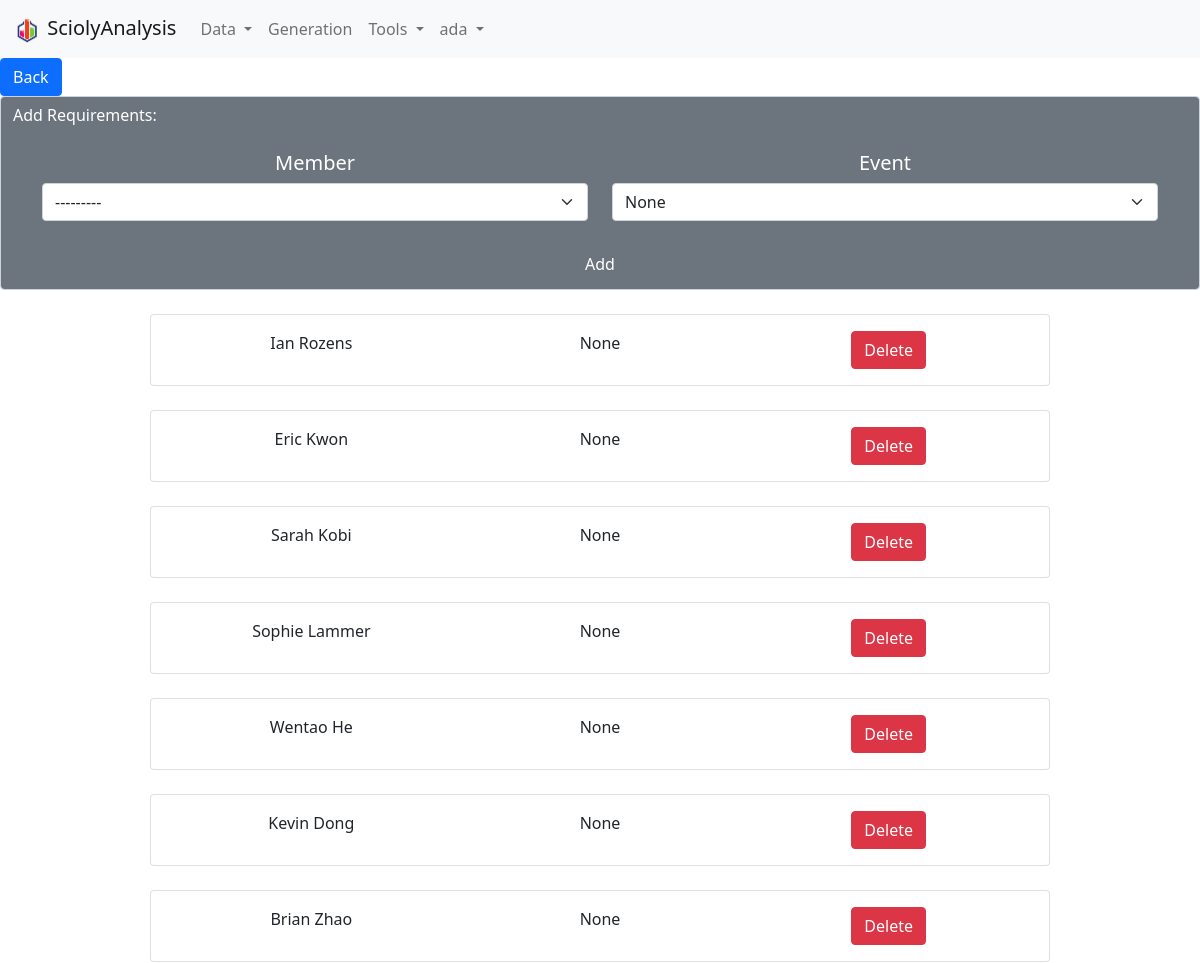
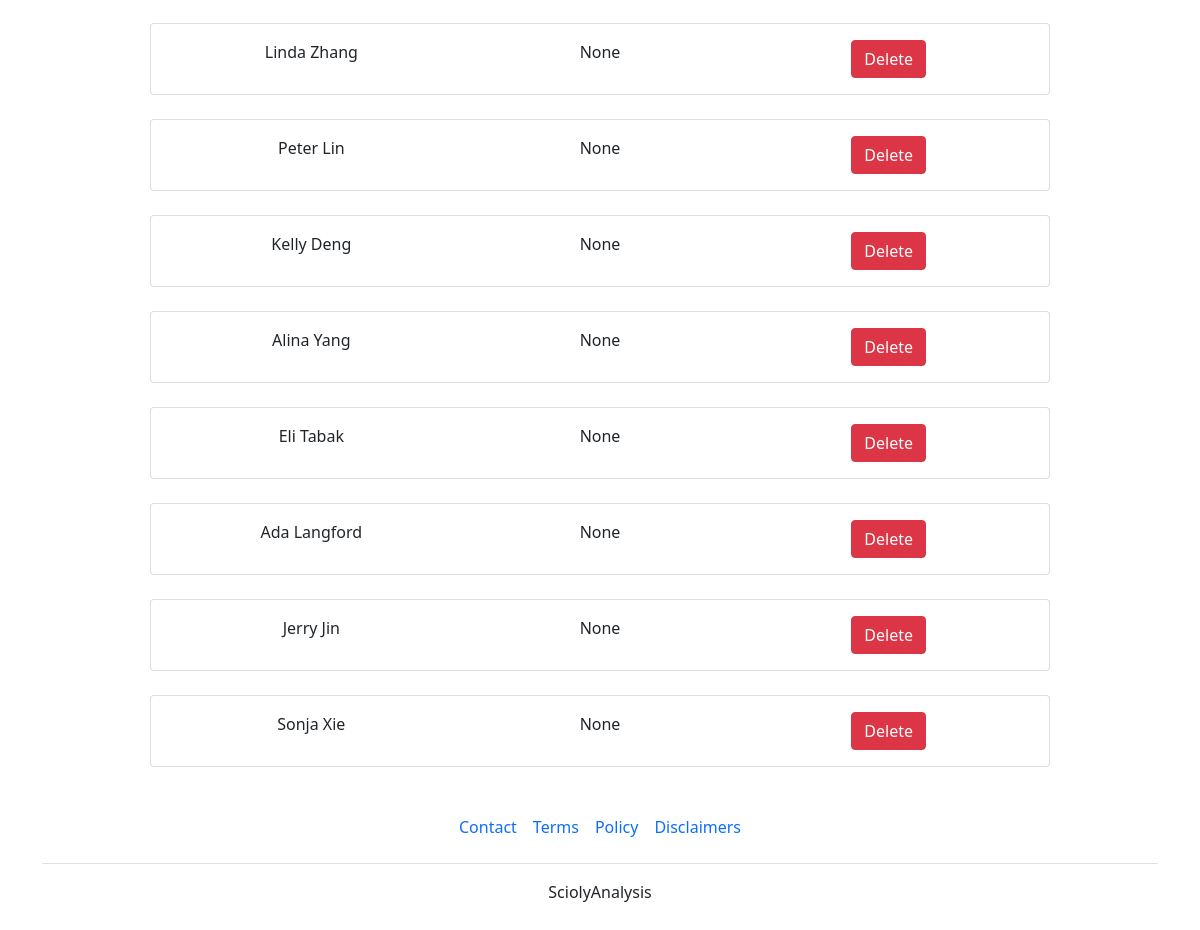
The page /generation/edit-requirements/42/ (signed in) on the database its author committed (2 pictures, top to bottom).
### generation/models.py (models this page shows)
class RequiredMemberToTeam(models.Model):
    member = models.ForeignKey(AvailableMember, on_delete = models.CASCADE)
    team = models.ForeignKey(GeneratedTeam, on_delete=models.CASCADE)
    event = models.ForeignKey(AvailableEvent, on_delete=models.CASCADE, null=True)

class AvailableMember(models.Model):
    generated_competition_settings = models.ForeignKey(GeneratedCompetitionSettings, on_delete=models.CASCADE)
    name = models.CharField(max_length=200)
    is_senior = models.BooleanField(default = False)
    def __str__(self):
        is_senior=" (senior)" if self.is_senior else ""
        return self.name+is_senior
    class Meta:
        ordering = ["name"]

### generation/views.py (the view)
# urls.py: path('edit-requirements/<str:pk>/', views.editRequirementsView, name="editRequirementsView"),
def editRequirementsView(request, pk):
    generated_team = get_object_or_404(GeneratedTeam, id=pk)
    if generated_team.generated_competition_settings.user.id == request.user.id:
        member_queryset = AvailableMember.objects.filter(generated_competition_settings = generated_team.generated_competition_settings)
        event_queryset = AvailableEvent.objects.filter(generated_competition_settings = generated_team.generated_competition_settings)
        members_required_in_other_teams = []
        all_teams = GeneratedTeam.objects.filter(generated_competition_settings = generated_team.generated_competition_settings)
        for t in all_teams:
            if t != generated_team:
                requirements = RequiredMemberToTeam.objects.filter(team=t)
                for r in requirements:
                    if r.member not in members_required_in_other_teams:
                        members_required_in_other_teams.append(r.member)
        hidden_member_queryset = [m.id for m in members_required_in_other_teams]
        requirements = RequiredMemberToTeam.objects.filter(team=generated_team)
        required_members = []
        events_to_members = {}
        seniors = []
        for r in requirements:
            if r.member not in required_members:
                required_members.append(r.member)
            if r.member.is_senior and r.member not in seniors:
                seniors.append(r.member)
            if r.event:
                if r.event not in events_to_members:
                    events_to_members[r.event] = [r.member]
                elif r.event in events_to_members:
                    events_to_members[r.event].append(r.member)
        hidden_event_queryset = [e.id for e in events_to_members if len(events_to_members[e]) >= 2+e.needs_3_members]
        for m in required_members:
            events_done_by_member = [e for e in events_to_members if m in events_to_members[e]]
            if len(events_done_by_member) >= generated_team.generated_competition_settings.max_events_per_member:
                hidden_member_queryset.append(m.id)
        if len(seniors) >= 7:
            for s in AvailableMember.objects.filter(generated_competition_settings=generated_team.generated_competition_settings, is_senior=True):
                if s not in required_members:
                    hidden_member_queryset.append(s.id)
        form = RequirementsForm(request.POST or None, member_queryset=member_queryset, event_queryset=event_queryset, generated_team=generated_team, requirements = requirements, members_required_in_other_teams=members_required_in_other_teams)
        if request.method=="POST":
            if form.is_valid():
                member = form.cleaned_data.get("member")
                event = form.cleaned_data.get("event")
                RequiredMemberToTeam.objects.create(member=member, event=event, team=generated_team)
                return redirect('editRequirementsView', pk=generated_team.id)
        context = {
            "form" : form,
            "hidden_event_queryset" : hidden_event_queryset,
            "hidden_member_queryset" : hidden_member_queryset,
            "requirements_list" : requirements,
            "generated_team" : generated_team,
        }
        return render(request, "generation/team_edit_restrictions.html", context)
    raise Http404

### generation/forms.py (shortened to what this page needs)
class RequirementsForm(ModelForm):
    class Meta:
        model=RequiredMemberToTeam
        fields = [
            "member",
            "event",
        ]
    def __init__(self, *args, **kwargs):
        member_queryset = kwargs.pop("member_queryset")
        event_queryset = kwargs.pop("event_queryset")
        generated_team = kwargs.pop("generated_team")
        requirements = kwargs.pop("requirements")
        members_required_in_other_teams = kwargs.pop("members_required_in_other_teams")
        super(RequirementsForm, self).__init__(*args, **kwargs)
        self.generated_team = generated_team
        self.requirements = requirements
        self.members_required_in_other_teams = members_required_in_other_teams
        self.fields["member"].queryset = member_queryset
        self.fields["event"].queryset = event_queryset
        self.fields["event"].empty_label = "None"
        self.fields["event"].required = False

### generation/models.py (called while the page is built)
    def __str__(self):
        build = " (build)" if self.is_build_event else ""
        return self.name + build

### generation/templates/generation/team_edit_restrictions.html (shortened to what this page needs)
{% extends 'main.html' %}
{% load crispy_forms_tags %}
{% block bodycontent %}
<a href="{% url 'generatedCompetitionSettingsView' pk=generated_team.generated_competition_settings.id %}" class="btn btn-primary">Back</a>
<div class="form-control text-white bg-secondary" id = "requirement_additions">
    <form method="POST" id = "requirement_additions_form">
        Add Requirements:
        <br><br>
        <div class="container text-center">
            <div class="row align-items-start">
                <div class="col h5">
                    Member
                </div>
                <div class="col h5">
                    Event
                </div>
            </div>
            <div class="row align-items-start">
            <div class="col">
                {{form.member}}
            </div>
            <div class="col">
                {{form.event}}
            </div>
            </div>
        </div>
        <br>
        <div class="text-center">
            <input type="submit" value="Add" class="btn btn-secondary" form="requirement_additions_form">
        </div>
    </form>
</div>
<div id="requirements_list">
    {% for m in requirements_list %}
        <div class="card w-75 mx-auto my-4">
            <div class="card-body">
                <div class="container text-center">
                    <div class="row align-items-start">
                        <div class="col">
                            {{m.member}}
                        </div>
                        <div class="col">
                            {{m.event}}
                        </div>
                        <div class="col">
                            <a href="{% url 'deleteRequirement' pk=m.id %}" class="btn btn-danger">Delete</a>
                        </div>
                    </div>
                </div>
            </div>
        </div>
    {% endfor %}
</div>
{% endblock %}

### templates/sciolysite/navbar.html (shortened to what this page needs)
{% load static %}
<nav class="navbar navbar-expand-lg navbar-light bg-light">
    <div class="container-fluid">
      <a class="navbar-brand" href="/">
        <img src="{% static 'images/logo_big.png' %}" width="30" height="30" alt="">
        SciolyAnalysis</a>
      <div class="collapse navbar-collapse" id="navbarSupportedContent">
        <ul class="navbar-nav me-auto mb-2 mb-lg-0">
          <li class="nav-item dropdown">
            <a class="nav-link dropdown-toggle" href="{% url 'competitionListView' %}" id="navbarDropdown" role="button" data-bs-toggle="dropdown" aria-expanded="false">
              Data
            </a>
          </li>
          <li class="nav-item">
            <a class="nav-link" href="{% url 'generatedCompetitionsListView' %}">Generation</a>
          </li>
          <li class="nav-item dropdown">
            <a class="nav-link dropdown-toggle" href="{% url 'ConflictCheckingView' %}" id="navbarDropdown" role="button" data-bs-toggle="dropdown" aria-expanded="false">
              Tools
            </a>
          </li>
          {% if user.is_authenticated %}
          <li class="nav-item dropdown">
            <a class="nav-link dropdown-toggle" href="" id="navbarDropdown" role="button" data-bs-toggle="dropdown" aria-expanded="false">
              {{user.username}}
            </a>
          </li>
          {% endif %}
        </ul>
      </div>
    </div>
  </nav>

### rows shown on the page
RequiredMemberToTeam: member "Ian Rozens", event "None"
RequiredMemberToTeam: member "Eric Kwon", event "None"
RequiredMemberToTeam: member "Sarah Kobi", event "None"
RequiredMemberToTeam: member "Sophie Lammer", event "None"
RequiredMemberToTeam: member "Wentao He", event "None"
RequiredMemberToTeam: member "Kevin Dong", event "None"
RequiredMemberToTeam: member "Brian Zhao", event "None"
RequiredMemberToTeam: member "Linda Zhang", event "None"
RequiredMemberToTeam: member "Peter Lin", event "None"
RequiredMemberToTeam: member "Kelly Deng", event "None"
RequiredMemberToTeam: member "Alina Yang", event "None"
RequiredMemberToTeam: member "Eli Tabak", event "None"
RequiredMemberToTeam: member "Ada Langford", event "None"
RequiredMemberToTeam: member "Jerry Jin", event "None"
RequiredMemberToTeam: member "Sonja Xie", event "None"

### other values the page prints
{{ user.username }} "ada"
